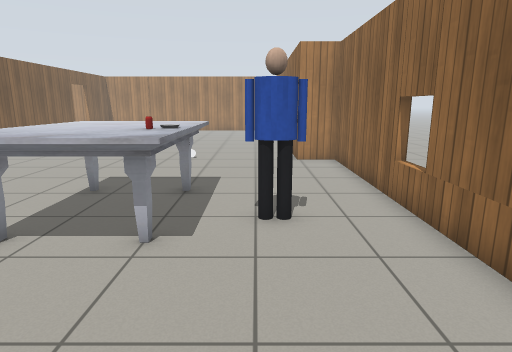
View 1 (above)

16 first-person views from a walk through a Gazebo world. The camera is 1.2 m above the floor, tilts 12° down and sees 75° across. The lines on the ground mark 1 m squares. The floor is counted in squares, 0.5 m on a side. Each view is taken from the middle of a square. On the plan, view 1 faces up. The plan holds only what a view shows up to about 19 squares ahead; the rest is blank. The place goes on beyond the plan. Robots are left out. Simple patterns stand in for the simulator's built-in surfaces. Simple shapes stand in for some stock models.

View 2
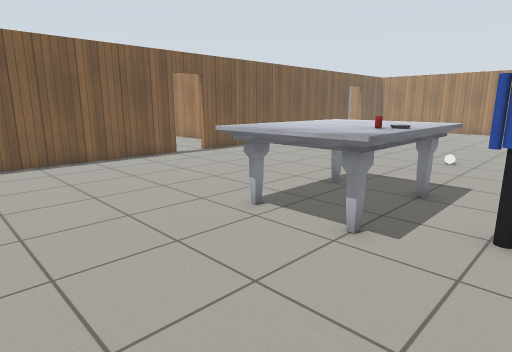

View 3
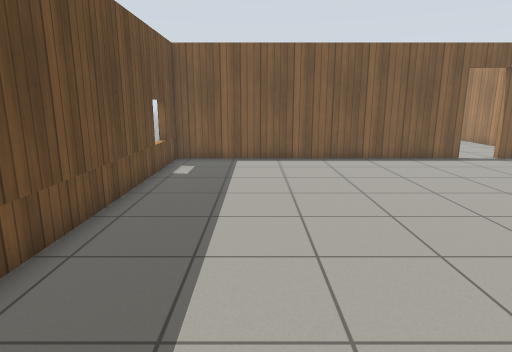

View 4
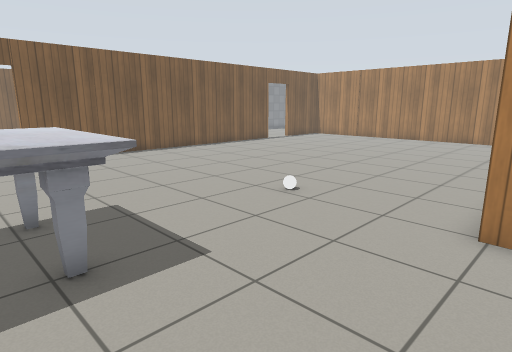

View 5
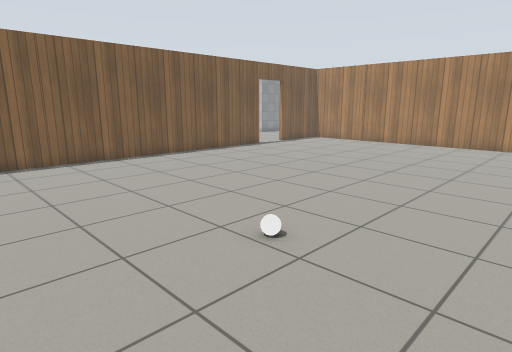

View 6
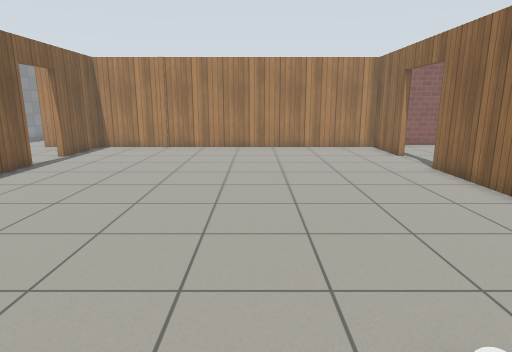

View 7
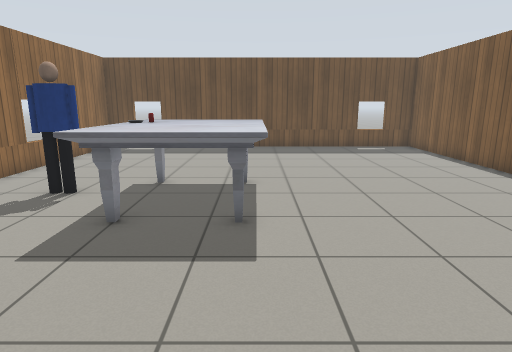

View 8
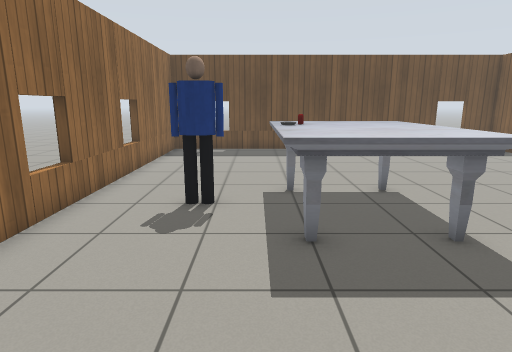

View 9
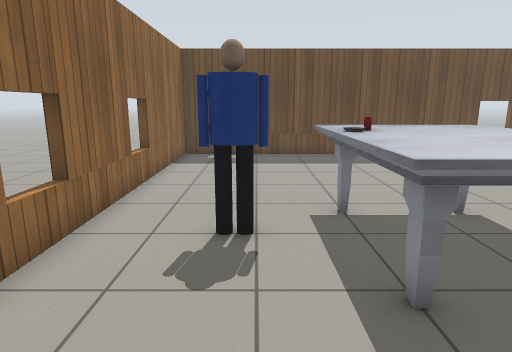

View 10
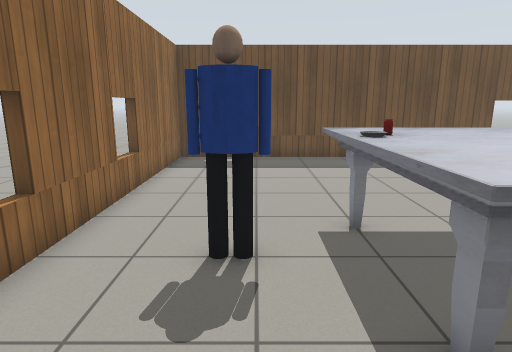

View 11
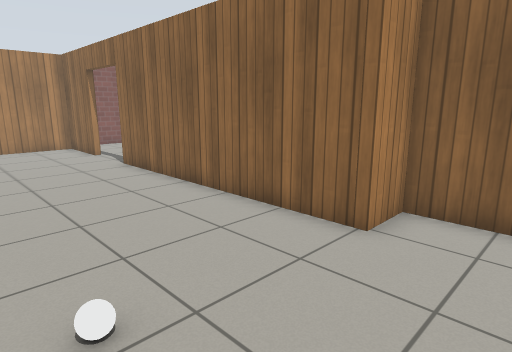

View 12
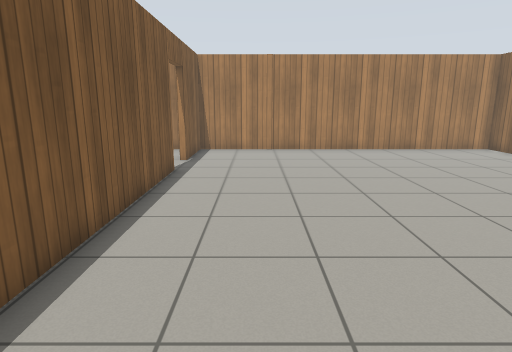

View 13
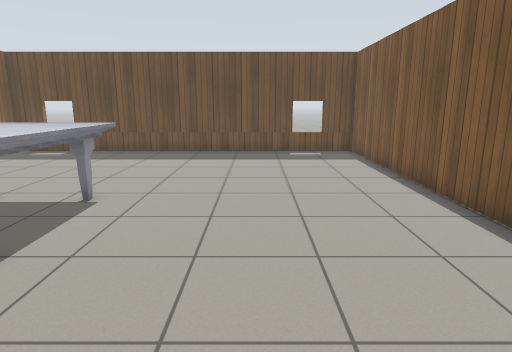

View 14
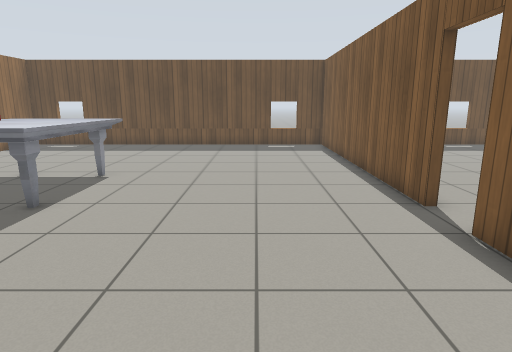

View 15
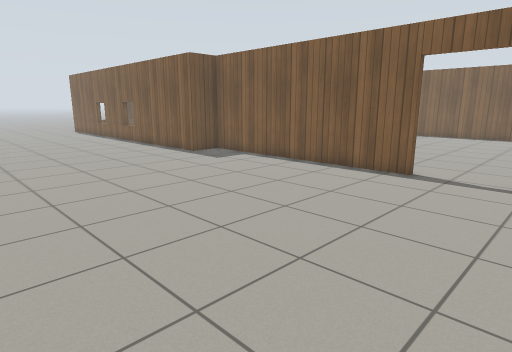

View 16
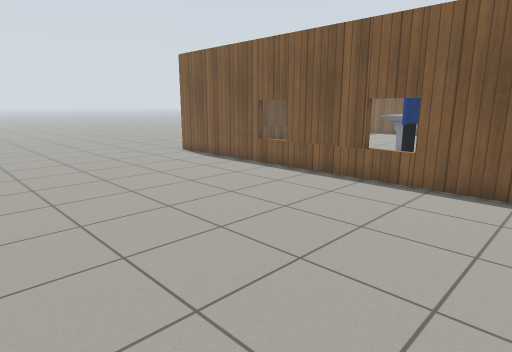

### Floor plan
Points are (right, up) in squares from view 1. A wall is a line through its corners. A room is listed if a view was taken in it or the views show most of it. See-through windows are left out.
Room 1 (views 1, 2, 3, 4, 5, 6, 7, 8, 9, 10, 11, 12, 13, 14)
walls: (-14.1, 13.5) (-14.1, 11.1); (-14.1, 9.3) (-14.1, -3.6) (3.5, -3.6) (3.5, 14.8) (1.9, 14.8) (1.9, 25.7); (-14.1, 26.4) (-14.1, 18.1); (1.9, 29) (1.9, 32.4) (-14.1, 32.4) (-14.1, 28.6)
ways out: open door at (2, 27.5) to room 2; opening at (-14, 15.5); open door at (-14, 10.5); open door at (-14, 27.5)
objects: marble table (-5, 5) to (-1, 10); other object (-3, 15); other object (-2, 7); other object (0, 7) to (1, 7)
Room 2 (views 15, 16)
walls: (3.8, 10.9) (3.8, -4); (2.1, 25.7) (2.1, 15.1) (3.8, 15.1) (3.8, 12.4)
ways out: open door at (2, 27.5) to room 1

Positions as (right, up) in squares from view 1, and headings:
1: (0, 0), facing up
2: (1, 0), facing up-left
3: (1, 0), facing left
4: (3, 8), facing up-left
5: (1, 11), facing up-left
6: (-5, 13), facing up
7: (-5, 16), facing down
8: (-1, 15), facing down
9: (0, 13), facing down
10: (0, 12), facing down
11: (-4, 12), facing up-right
12: (-11, 14), facing up
13: (-9, 14), facing down
14: (-10, 17), facing down
15: (14, 30), facing down-left
16: (14, 12), facing down-left
